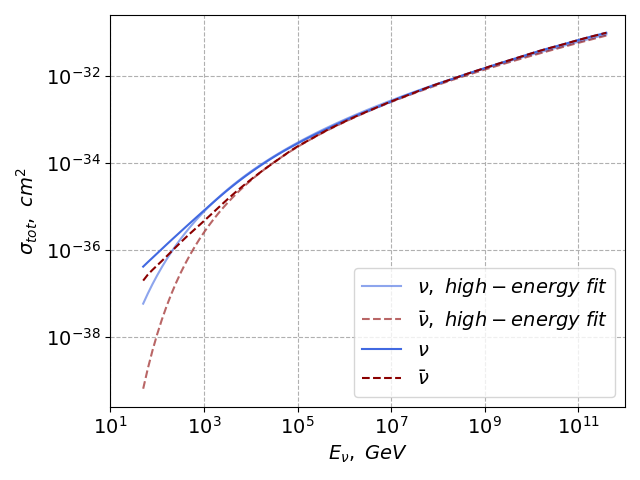

Write Python code to recreate this figure.
# PREM Earth model application for neutrino propagation
# Neutrino total cross-section parametrization
# ref: http://dx.doi.org/10.1103/PhysRevD.83.113009

import numpy as np
import pandas as pd
from scipy.interpolate import interp1d
import matplotlib.pyplot as plt

Ln10 = np.log(10)


def get_cross_section(e, c):
    value = c[1] + c[2] * np.log(e - c[0]) + c[3] * np.log(e - c[0]) ** 2 + c[4] / np.log(e - c[0])
    return 10**value  # cm^2


class CrossSectionEstimation:
    def __init__(self):
        nc, cc, anc, acc = (np.loadtxt("txt_data/cross_section_parameters.txt", unpack=True, skiprows=2, usecols=(1, 2, 3, 4, 5))).T
        self.nc = nc
        self.cc = cc
        self.anc = anc
        self.acc = acc

    def nu_cross_section(self, e):
        # neutral current
        cs_nc = get_cross_section(e, self.nc)
        # charged current
        cs_cc = get_cross_section(e, self.cc)

        return cs_nc + cs_cc

    def anu_cross_section(self, e):
        # neutral current
        cs_nc = get_cross_section(e, self.anc)
        # charged current
        cs_cc = get_cross_section(e, self.acc)

        return cs_nc + cs_cc


class CrossSectionTable:
    def __init__(self):
        data = pd.read_csv("txt_data/cross-section-table.csv")

        self.e = np.log(data["E_nu, GeV"]) / Ln10
        cof = 1e-24 * 1e-12  # pb to cm^2

        self.cc = data["nu (CC), pb"] * cof  # cm^2
        self.nc = data["nu (NC), pb"] * cof  # cm^2
        self.acc = data["anu (CC), pb"] * cof  # cm^2
        self.anc = data["anu (NC), pb"] * cof  # cm^2

        self.ccf = interp1d(self.e, self.cc, "cubic")
        self.ncf = interp1d(self.e, self.nc, "cubic")
        self.acf = interp1d(self.e, self.acc, "cubic")
        self.anf = interp1d(self.e, self.anc, "cubic")

    def nu_cross_section_points(self):
        return self.e, self.cc + self.nc

    def anu_cross_section_points(self):
        return self.e, self.acc + self.anc

    def nu_cross_section_value(self, e):
        return self.ccf(e) + self.ncf(e)

    def anu_cross_section_value(self, e):
        return self.acf(e) + self.anf(e)


if __name__ == "__main__":
    cs_estimation = CrossSectionEstimation()
    cs_table = CrossSectionTable()

    lg_e = np.linspace(1.7, 11.6, 100)  # energy, GeV
    cs = cs_estimation.nu_cross_section(lg_e)
    acs = cs_estimation.anu_cross_section(lg_e)
    tc = cs_table.nu_cross_section_value(lg_e)
    ta = cs_table.anu_cross_section_value(lg_e)
    plt.plot(np.exp(Ln10 * lg_e), cs, label=r"$\nu,\ high-energy\ fit$", color='royalblue', alpha=.6)
    plt.plot(np.exp(Ln10 * lg_e), acs, label=r"$\bar\nu,\ high-energy\ fit$", color='darkred', linestyle='dashed', alpha=.6)
    plt.plot(np.exp(Ln10 * lg_e), tc, label=r"$\nu$", color='royalblue')
    plt.plot(np.exp(Ln10 * lg_e), ta, label=r"$\bar\nu$", color='darkred', linestyle='dashed')

    plt.xlim(10, 1e12)
    
    plt.xscale('log')
    plt.yscale('log')
    
    plt.xlabel(r"$E_\nu,\ GeV$", fontsize=14)
    plt.ylabel(r"$\sigma_{tot},\ cm^{2}$", fontsize=14)
    plt.tick_params(labelsize=14)
    
    plt.legend(fontsize=14)
    
    plt.grid(linestyle='dashed')
    plt.tight_layout()
    plt.savefig("cross_section.png")
    plt.show()
